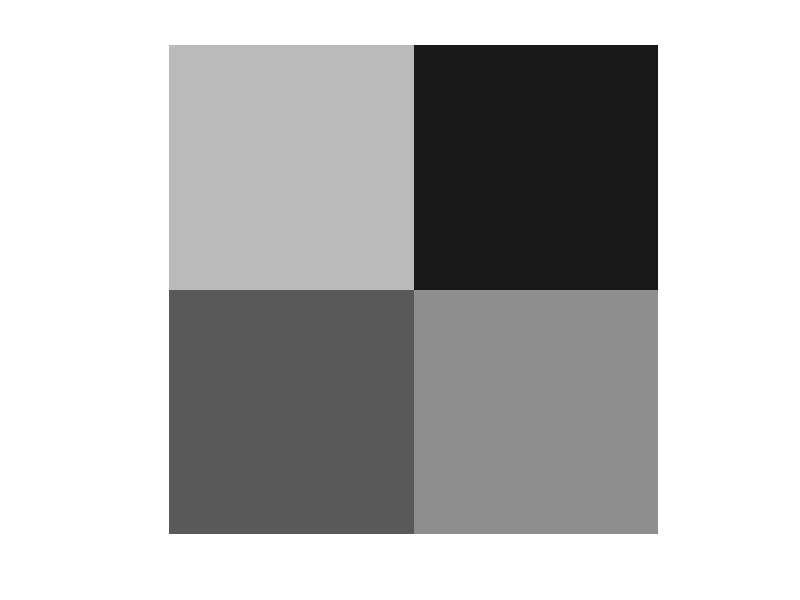

The MATLAB source for this figure: (Note: this script raises an error after producing the figure.)
close all;
clearvars;

% image encryption
img='lena.pgm';
% I=imread(img);
I=randi([0 255],2,2,'uint8');
imshow(I)
[m,n]=size(I);
pa=rsa.Paillier;
EI=encryption_paillier(pa,I);
RI=decryption_paillier(pa,EI);
% print_big_integer_matrix(EI);
% RI==I

% data embedding
add_bits=randi([0 1],m*n/2,1);
AEI=loss_embedding(pa,EI,add_bits);
% print_big_integer_matrix(AEI);
RRI=decryption_paillier(pa,AEI);
